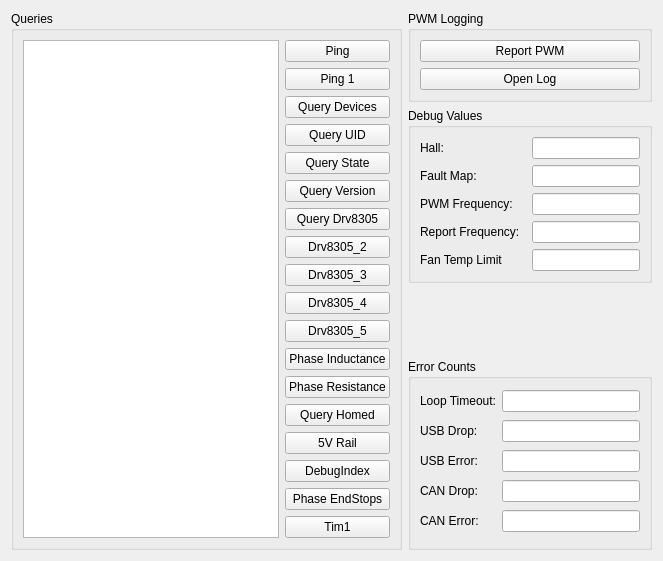
      <widget class="QWidget" name="tab_2">
       <attribute name="title">
        <string>Diagnostics</string>
       </attribute>
       <layout class="QGridLayout" name="gridLayout_8">
        <item row="0" column="1">
         <widget class="QGroupBox" name="groupBox">
          <property name="title">
           <string>PWM Logging</string>
          </property>
          <layout class="QGridLayout" name="gridLayout_3">
           <item row="0" column="0">
            <widget class="QPushButton" name="pushButtonPWMReport">
             <property name="text">
              <string>Report PWM</string>
             </property>
            </widget>
           </item>
           <item row="1" column="0">
            <widget class="QPushButton" name="pushButtonOpenLog">
             <property name="text">
              <string>Open Log</string>
             </property>
            </widget>
           </item>
          </layout>
         </widget>
        </item>
        <item row="1" column="1">
         <widget class="QGroupBox" name="groupBox_4">
          <property name="title">
           <string>Debug Values</string>
          </property>
          <layout class="QGridLayout" name="gridLayout_7">
           <item row="4" column="2">
            <widget class="QLineEdit" name="lineEditPWMFrequency"/>
           </item>
           <item row="6" column="2">
            <widget class="QLineEdit" name="lineEditFanTempThreshold"/>
           </item>
           <item row="1" column="2">
            <widget class="QLineEdit" name="lineEditHallReadings"/>
           </item>
           <item row="3" column="0" colspan="2">
            <widget class="QLabel" name="label_32">
             <property name="text">
              <string>Fault Map:</string>
             </property>
            </widget>
           </item>
           <item row="3" column="2">
            <widget class="QLineEdit" name="lineEditFaultMap"/>
           </item>
           <item row="1" column="0">
            <widget class="QLabel" name="label_29">
             <property name="text">
              <string>Hall:</string>
             </property>
            </widget>
           </item>
           <item row="6" column="0">
            <widget class="QLabel" name="label_8">
             <property name="text">
              <string>Fan Temp Limit</string>
             </property>
            </widget>
           </item>
           <item row="5" column="2">
            <widget class="QLineEdit" name="lineEditServoReportFrequency"/>
           </item>
           <item row="4" column="0">
            <widget class="QLabel" name="label_38">
             <property name="text">
              <string>PWM Frequency:</string>
             </property>
            </widget>
           </item>
           <item row="5" column="0">
            <widget class="QLabel" name="label_39">
             <property name="text">
              <string>Report Frequency:</string>
             </property>
            </widget>
           </item>
          </layout>
         </widget>
        </item>
        <item row="0" column="0" rowspan="6">
         <widget class="QGroupBox" name="groupBox_3">
          <property name="title">
           <string>Queries</string>
          </property>
          <layout class="QGridLayout" name="gridLayout_6">
           <item row="0" column="1">
            <widget class="QPushButton" name="pushButtonPing">
             <property name="text">
              <string>Ping</string>
             </property>
            </widget>
           </item>
           <item row="1" column="1">
            <widget class="QPushButton" name="pushButtonPing1">
             <property name="text">
              <string>Ping 1</string>
             </property>
            </widget>
           </item>
           <item row="2" column="1">
            <widget class="QPushButton" name="pushButtonQueryDevices">
             <property name="text">
              <string>Query Devices</string>
             </property>
            </widget>
           </item>
           <item row="3" column="1">
            <widget class="QPushButton" name="pushButtonQueryId">
             <property name="text">
              <string>Query UID</string>
             </property>
            </widget>
           </item>
           <item row="4" column="1">
            <widget class="QPushButton" name="pushButtonState">
             <property name="text">
              <string>Query State</string>
             </property>
            </widget>
           </item>
           <item row="5" column="1">
            <widget class="QPushButton" name="pushButtonGetVersion">
             <property name="text">
              <string>Query Version</string>
             </property>
            </widget>
           </item>
           <item row="6" column="1">
            <widget class="QPushButton" name="pushButtonQueryState">
             <property name="text">
              <string>Query Drv8305</string>
             </property>
            </widget>
           </item>
           <item row="7" column="1">
            <widget class="QPushButton" name="pushButtonDrv8305_2">
             <property name="text">
              <string>Drv8305_2</string>
             </property>
            </widget>
           </item>
           <item row="8" column="1">
            <widget class="QPushButton" name="pushButtonDrv8305_3">
             <property name="text">
              <string>Drv8305_3</string>
             </property>
            </widget>
           </item>
           <item row="9" column="1">
            <widget class="QPushButton" name="pushButtonDrv8305_4">
             <property name="text">
              <string>Drv8305_4</string>
             </property>
            </widget>
           </item>
           <item row="10" column="1">
            <widget class="QPushButton" name="pushButtonDrv8305_5">
             <property name="text">
              <string>Drv8305_5</string>
             </property>
            </widget>
           </item>
           <item row="11" column="1">
            <widget class="QPushButton" name="pushButton_4">
             <property name="text">
              <string>Phase Inductance</string>
             </property>
            </widget>
           </item>
           <item row="12" column="1">
            <widget class="QPushButton" name="pushButton_3">
             <property name="text">
              <string>Phase Resistance</string>
             </property>
            </widget>
           </item>
           <item row="13" column="1">
            <widget class="QPushButton" name="pushButtonQueryHomed">
             <property name="text">
              <string>Query Homed</string>
             </property>
            </widget>
           </item>
           <item row="14" column="1">
            <widget class="QPushButton" name="pushButton_5">
             <property name="text">
              <string>5V Rail</string>
             </property>
            </widget>
           </item>
           <item row="15" column="1">
            <widget class="QPushButton" name="pushButton_2">
             <property name="text">
              <string>DebugIndex</string>
             </property>
            </widget>
           </item>
           <item row="17" column="1">
            <widget class="QPushButton" name="pushButtonTim1">
             <property name="text">
              <string>Tim1</string>
             </property>
            </widget>
           </item>
           <item row="16" column="1">
            <widget class="QPushButton" name="pushButtonPhaseEndStops">
             <property name="text">
              <string>Phase EndStops</string>
             </property>
            </widget>
           </item>
           <item row="0" column="0" rowspan="18">
            <widget class="QTextEdit" name="textEditLog"/>
           </item>
          </layout>
         </widget>
        </item>
        <item row="3" column="1" rowspan="3">
         <widget class="QGroupBox" name="groupBox_12">
          <property name="title">
           <string>Error Counts</string>
          </property>
          <layout class="QGridLayout" name="gridLayout_16">
           <item row="0" column="0">
            <widget class="QLabel" name="label_11">
             <property name="text">
              <string>Loop Timeout:</string>
             </property>
            </widget>
           </item>
           <item row="0" column="1">
            <widget class="QLineEdit" name="lineEditMainLoopTimeout"/>
           </item>
           <item row="1" column="0">
            <widget class="QLabel" name="label_30">
             <property name="text">
              <string>USB Drop:</string>
             </property>
            </widget>
           </item>
           <item row="1" column="1">
            <widget class="QLineEdit" name="lineEditUSBDrop"/>
           </item>
           <item row="2" column="0">
            <widget class="QLabel" name="label_31">
             <property name="text">
              <string>USB Error:</string>
             </property>
            </widget>
           </item>
           <item row="2" column="1">
            <widget class="QLineEdit" name="lineEditUSBError"/>
           </item>
           <item row="3" column="0">
            <widget class="QLabel" name="label_9">
             <property name="text">
              <string>CAN Drop:</string>
             </property>
            </widget>
           </item>
           <item row="3" column="1">
            <widget class="QLineEdit" name="lineEditCANDrop"/>
           </item>
           <item row="4" column="0">
            <widget class="QLabel" name="label_10">
             <property name="text">
              <string>CAN Error:</string>
             </property>
            </widget>
           </item>
           <item row="4" column="1">
            <widget class="QLineEdit" name="lineEditCANError"/>
           </item>
          </layout>
         </widget>
        </item>
       </layout>
      </widget>
